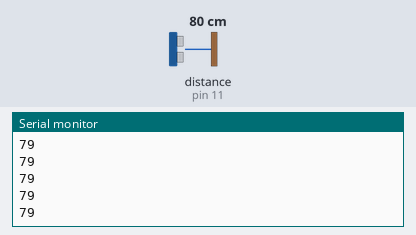
A sketch run on a simulated Arduino Uno, built with avr-gcc and run on an emulated ATmega328P. Parts: the last lines printed to the serial monitor. Wiring (inferred from the names in the program): ultrasonic range finder: trigger pin 12; echo pin 11. Inputs (shaded band) come from the test bench; at power-on: distance to the obstacle (sensor on pin 11) 80 cm. The echo pulse lasts 58.3 µs per cm.

Above: at 1.2 s.
1.3 s: distance to the obstacle (sensor on pin 11) set to 2 cm
At 1.48 s:
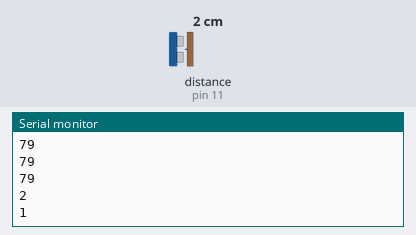
2.8 s: distance to the obstacle (sensor on pin 11) set to 4 cm
At 2.89 s:
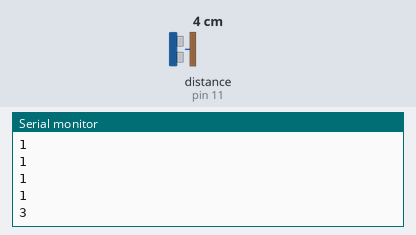
Timing chart, 0 to 5.8 s (numbered marks = the images above; inputs shaded):
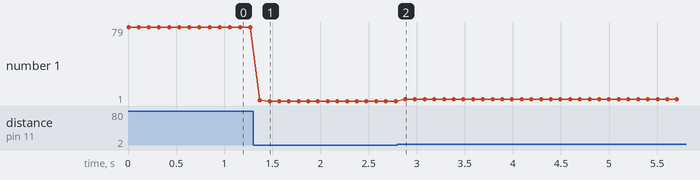

Measured:
- after the input at 1.3 s, the serial monitor: prints a new line after 0.07 s (image 1)
- after the input at 2.8 s, the serial monitor: prints a new line after 0.08 s (image 2)
- plotted number 1: 79 → 1 after the input at 1.3 s, 1 → 3 after the input at 2.8 s

The sketch:

UltraSonic.ino
```cpp
int trig = 12;
int echo = 11;
long duration, distance;

void setup() {
  Serial.begin(9600);
  pinMode(trig, OUTPUT );
  pinMode(echo, INPUT );
}

void loop() {
  digitalWrite(trig, LOW);
  delayMicroseconds(2);
  digitalWrite(trig, HIGH);
  delayMicroseconds(10);
  digitalWrite(trig, LOW);
  duration = pulseIn(echo, HIGH);
  distance = (duration / 2) * 0.0343;   //343*(100/1000000)=343/10000
  Serial.println(distance);
  delay(100);
}
```
